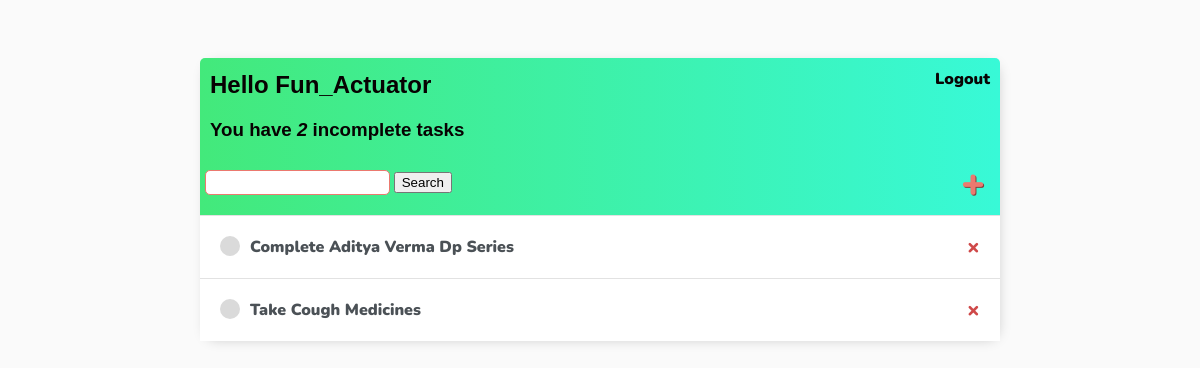
The page / (signed in) on the database as committed earlier.
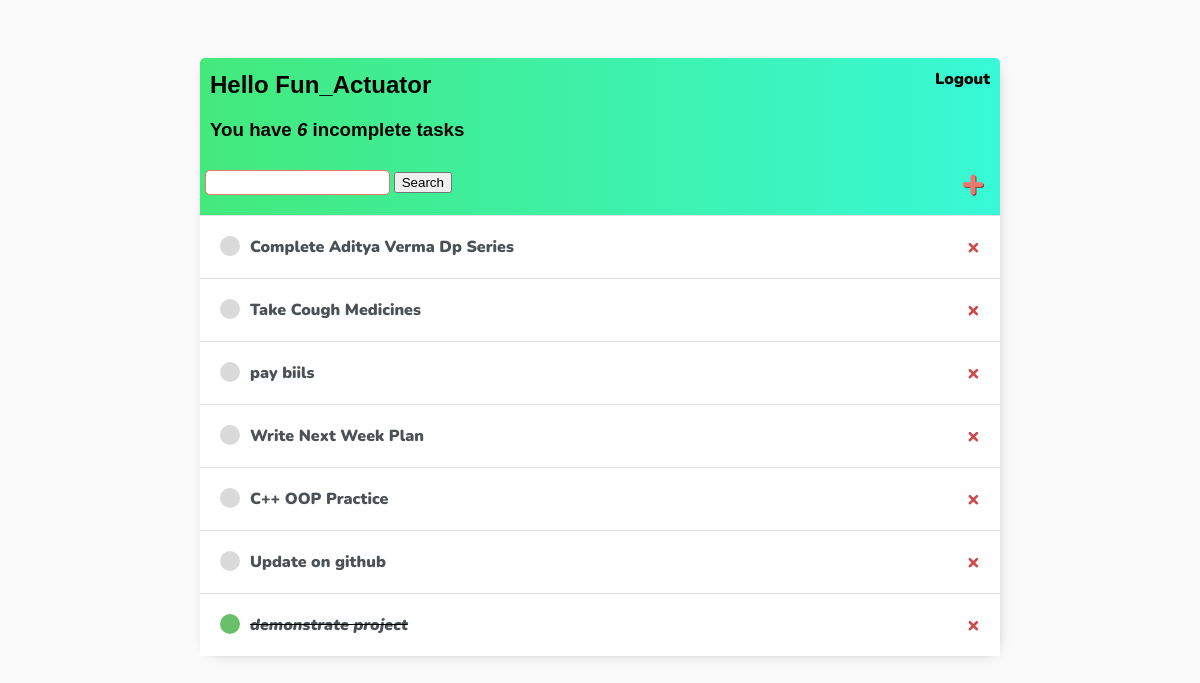
The same page on the database as committed later.
### base/models.py (models this page shows)
class Task(models.Model):
    user = models.ForeignKey(User, on_delete = models.CASCADE, null= True, blank= True)
    title = models.CharField(max_length=220)
    description = models.TextField(null=True, blank=True)
    complete = models.BooleanField(default = False)
    created = models.DateTimeField(auto_now_add=True)
    def __str__(self):
        return self.title
    class Meta:
        ordering = ['complete']

### base/views.py (the view)
# urls.py: path('', TaskList.as_view(), name = 'tasks'),
class TaskList(LoginRequiredMixin, ListView):
    model = Task
    context_object_name = 'tasks'
    template_name = 'base/tasks.html'
    def get_context_data(self, **kwargs):
        context = super().get_context_data(**kwargs)
        context["tasks"] = context['tasks'].filter(user = self.request.user)
        context['count'] = context['tasks'].filter(complete = False).count()
        search_item = self.request.GET.get('search-item') or ''
        if search_item:
            context['tasks'] = context['tasks'].filter(title__startswith=search_item)
            context['search_item'] = search_item
        return context

### base/templates/base/tasks.html
{% extends 'base/main.html' %} {% block content %}
<div class="header-bar">
  <div>
    <h2 style="margin-top:3px">Hello {{request.user|title}}</h1>
      <h3 style="margin: 0">
        You have <i>{{count}}</i> incomplete task{{count|pluralize:"s"}}
      </h3>
  </div>
  {%if request.user.is_authenticated%}
  <a href=" {% url 'logout'%}">Logout</a>
  {% else %}
  <a href="{% url 'login'%}">Login</a>
  {%endif%}
</div>
<div id="search-add-task-wrapper">
    <form method="GET">
      <input type="text" name="search-item" value="{{search_item}}" />
      <input type="submit" value="Search" />
    </form>
    <a id = "add-task-link" href="{%url 'task-create'%}">&#43</a>
</div>
<div class="task-items-wrapper">
  {% for task in tasks %}
  <div class="task-wrapper">
    {% if task.complete %}
    <div class="task-title">
        <div class="task-complete-icon"></div>
        <i><s><a href="{%url 'task-update' task.id%}"> {{task}}</a></s></i>
    </div>
    <a href="{%url 'task-delete' task.id%}" class="task-delete-link">&#215;</a>
    {% else %}
    <div class="task-title">
        <div class="task-incomplete-icon"></div>
        <a href="{%url 'task-update' task.id%}"> {{task}}</a>
    </div>
    <a href="{%url 'task-delete' task.id%}" class="task-delete-link">&#215;</a>
    {% endif %}
  </div>
  {% endfor %}
</div>
{% endblock content%}

### base/templates/base/main.html (shortened to what this page needs)
<!DOCTYPE html>
<html lang="en">
  <head>
  </head>
  <body>
    <div class = "container">
        {% block content %}
        {% endblock  %}
    </div>
  </body>
</html>

### base/templates/base/main.html (style rules this page uses)
body { font-family: 'Nunito', sans-serif; background-color: #FAFAFA; padding-top: 50px; }
h1,h2,h3,h4,h5,h6 { font-family: 'Raleway', sans-serif; }
a,p { color:#010305; font-weight: 900; }
.container { max-width: 800px; border-radius: 14px; margin:auto; background-image: linear-gradient(to right, #43e97b 0%, #38f9d7 100%); -webkit-box-shadow: 2px 2px 13px -4px rgba(0,0,0,0.21); box-shadow: 2px 2px 13px -4px rgba(0,0,0,0.21);; }
.header-bar { display: flex; justify-content: space-between; color: rgb(7, 2, 2); padding: 10px; border-radius: 5px 5px 0 0; background-image: linear-gradient(to right, #43e97b 0%, #38f9d7 100%); }
.header-bar a { color:rgb(8, 4, 4); text-decoration: none; }
.task-wrapper { display: flex; align-items: center; justify-content: space-between; padding:20px; background-color: #fff; border-top: 1px solid rgb(226, 226, 226); }
.task-title { display:flex; }
.task-title a { text-decoration: none; color:#4b5156; margin-left:10px; }
.task-complete-icon { height:20px; width:20px; background-color: rgb(105,192,105); border-radius: 50%; }
.task-incomplete-icon { height:20px; width:20px; background-color: rgb(218,218,218); border-radius: 50%; }
.task-delete-link { text-decoration: none; font-weight: 900; color:#cf4949; font-size:22px; line-height:0; }
#search-add-task-wrapper { display: flex; justify-content: space-between; align-items: center; padding:5px; }
#add-task-link { color:#EB796F; margin-right: 10px; text-decoration: none; font-size: 40px; text-shadow: 1px 1px #81413b; }
input[type=text],input[type=password],textarea { border:1px solid #EB796F; border-radius:5px; padding:4px; width:70%; }

Rows that differ between the two databases and show on the page:
added Task: title "pay biils"
added Task: title "Write Next Week Plan"
added Task: title "C++ OOP Practice"
added Task: title "Update on github"
added Task: title "demonstrate project"
Other text that changed with them:
{{ count }}: "2" → "6"
